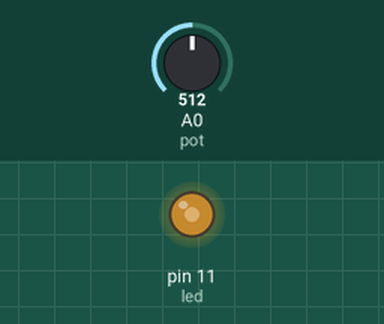
A sketch run on a simulated Arduino Uno, built with avr-gcc and run on an emulated ATmega328P. Shown: output pins drawn as LEDs (lit = HIGH). Inputs (shaded band) come from the test bench; at power-on: A0 (pot) = 512.

Above: at 1.2 s.
1.3 s: A0 (pot) set to 716
At 1.6 s:
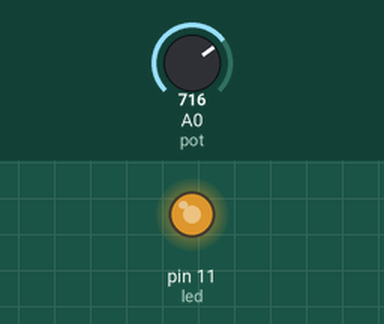
2.8 s: A0 (pot) set to 900
At 4.0 s:
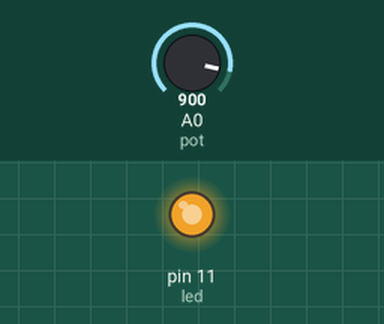
4.3 s: A0 (pot) set to 122
At 5.1 s:
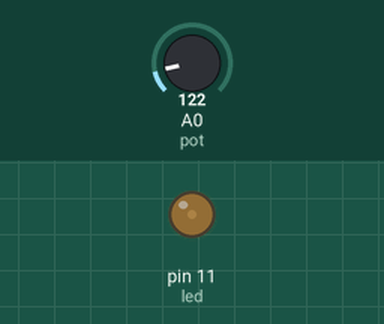
5.8 s: A0 (pot) set to 0
At 6.2 s:
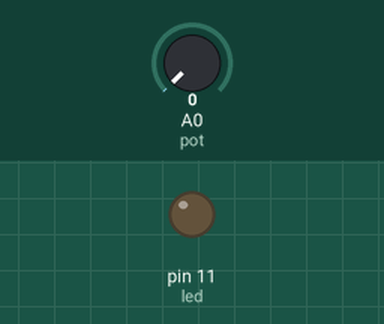
7.3 s: A0 (pot) set to 511
At 8.6 s:
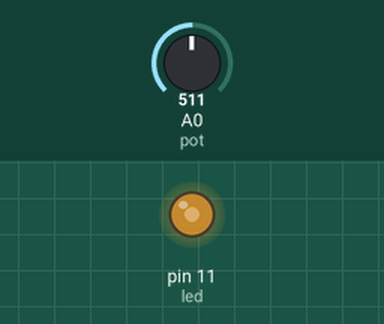
Timing chart, 0 to 9.8 s (numbered marks = the images above; inputs shaded):
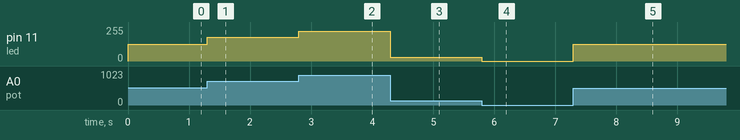

Measured:
- after the input at 1.3 s, pin 11 (led): 127/255 → 178/255 at once
- after the input at 2.8 s, pin 11 (led): 178/255 → 224/255 at once
- after the input at 4.3 s, pin 11 (led): 224/255 → 30/255 at once
- after the input at 5.8 s, pin 11 (led): 30/255 → 0/255 at once
- after the input at 7.3 s, pin 11 (led): 0/255 → 127/255 at once

The sketch:

PWM-LED-Control.ino
```cpp
#define pot A0
#define led 11
  int deger;
void setup() {
}

void loop() {
  deger=analogRead(pot);
  deger=map(deger,0,1023,0,255);
  analogWrite(led,deger);
}
```
